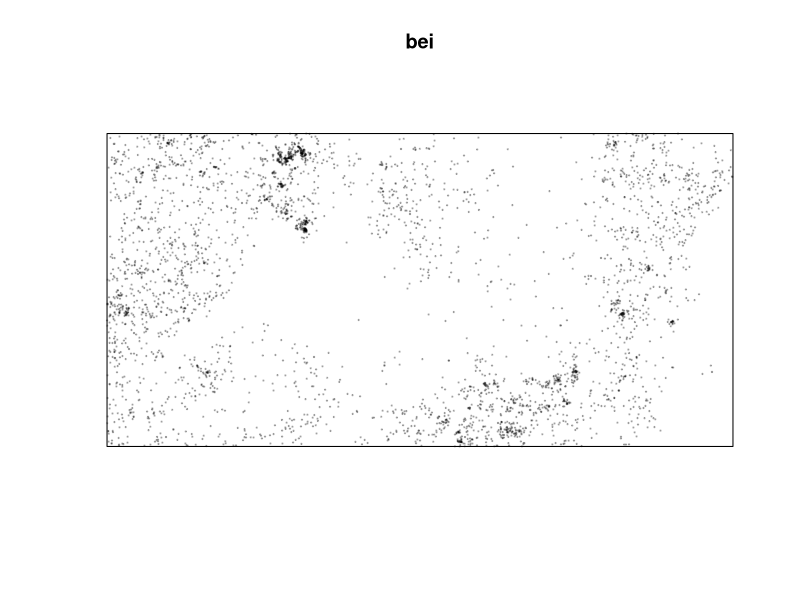
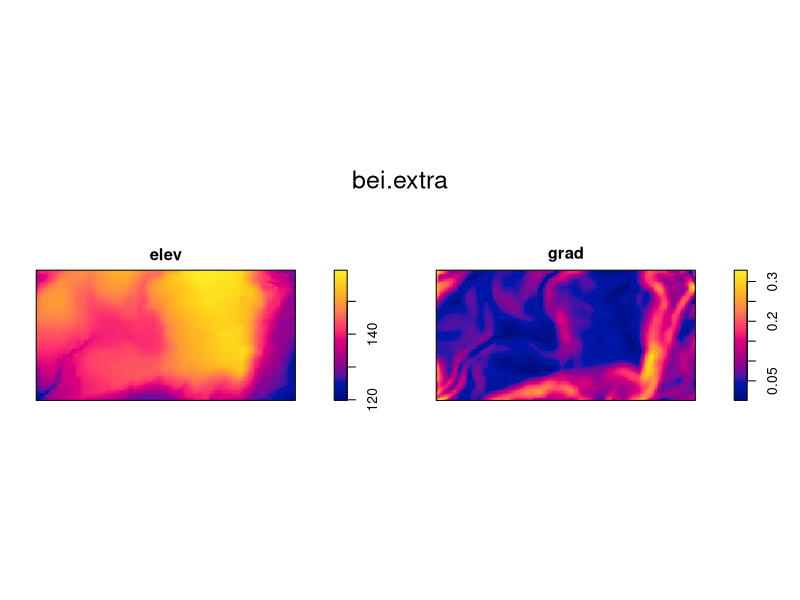
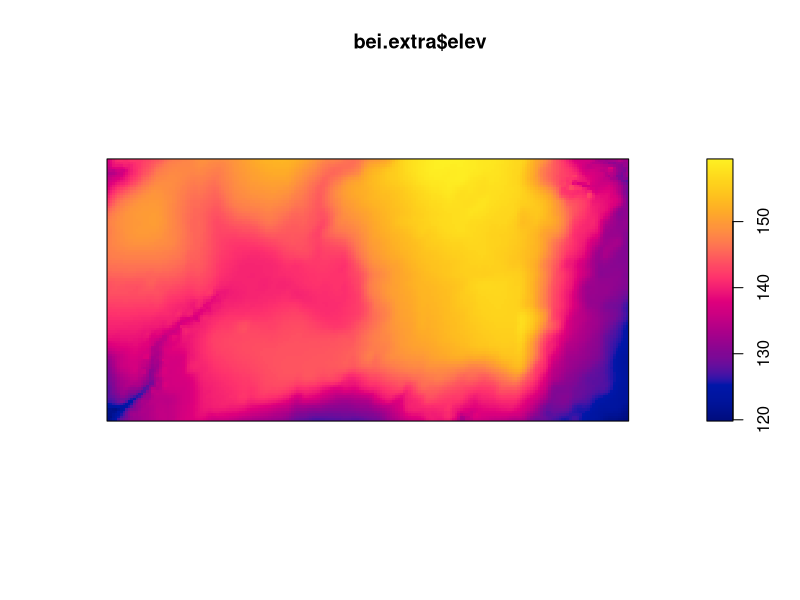
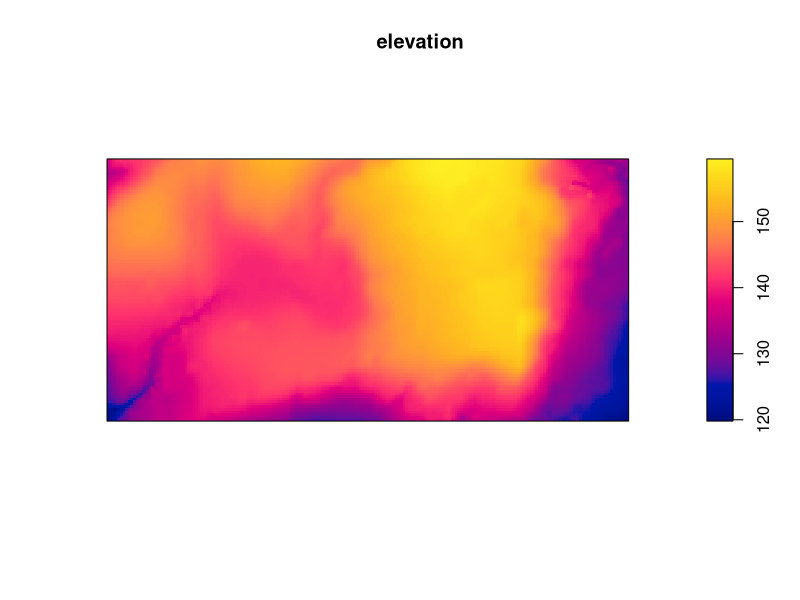
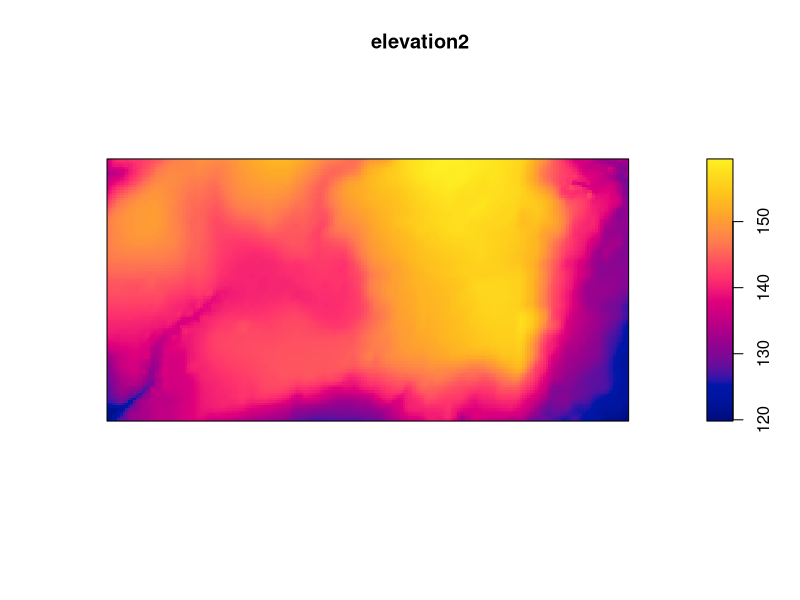
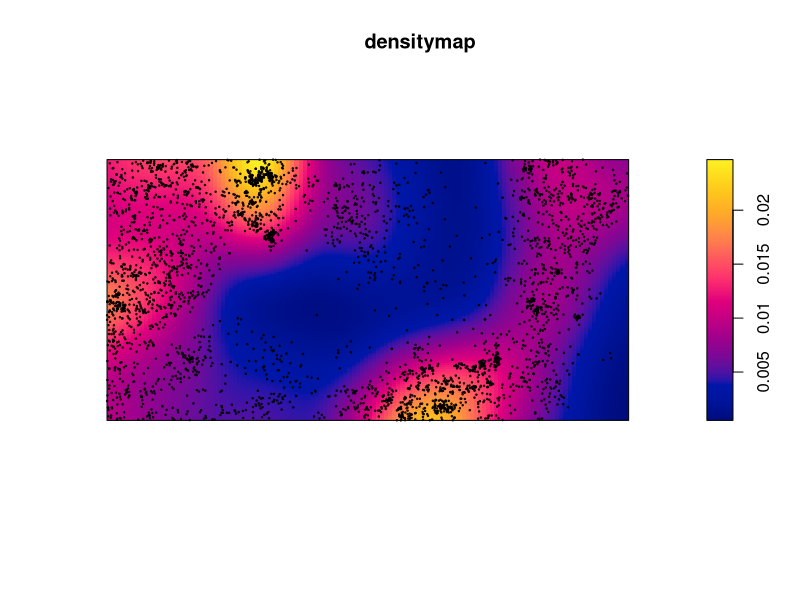
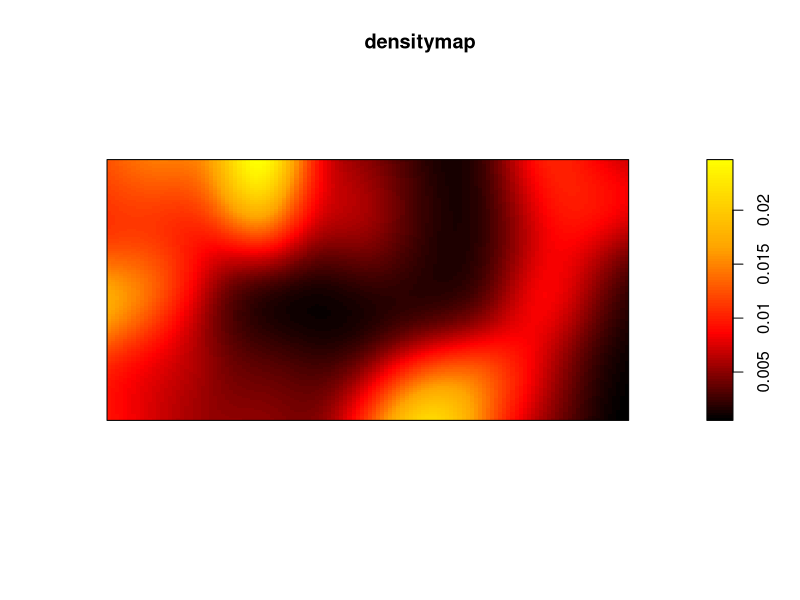
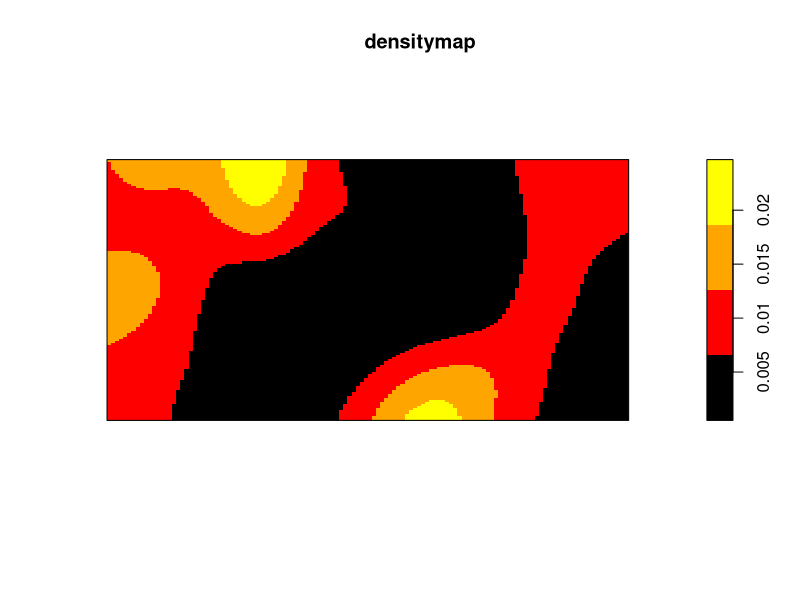

Source code (R) for these figures, in order:
# A package is needed for point pattern analysis. Here is its description: https://cran.r-project.org/web/packages/spatstat/index.html
install.packages("spatstat") # this line is for installing the spatstat library into R
library(spatstat) # that one is for calling it for this particular script

# We will use the bei dataset from the spatstat library. Description: "A point pattern giving the locations of 3605 trees in a tropical rain forest. Accompanied by covariate data giving the elevation (altitude) and slope of elevation in the study region." This description is given as "hover" text when you type "bei" in the console in R studio.

bei # loads the dataset
plot(bei, cex=.2, pch=19) # plots bei as a set of filled up points of size .2

bei.extra # loads the extra datasets attached to bei
plot(bei.extra)

plot(bei.extra$elev) # the '$' selects the elev part of the extra datasets
elevation <- bei.extra$elev
plot(elevation)

# Second method to select elements:
elevation2 <- bei.extra[[1]] # the double parentheses are because bei.extra is a 2D dataset
plot(elevation2)

# Passing from points to a continuous surface:
densitymap <- density(bei) # apparently, the density() function "computes kernel density estimates". I don't know what this means, but I do know we're using it to build a density map
plot(densitymap)
points(bei, cex=.2)

cl <- colorRampPalette(c("black", "red", "orange", "yellow"))(100) # description: "These functions return functions that interpolate a set of given colors to create new color palettes (like topo.colors) and color ramps, functions that map the interval [0, 1] to colors (like grey)." Basically, it creates the color palette
plot(densitymap, col = cl) # plots densitymap with the palette we just created

cl <- colorRampPalette(c("black", "red", "orange", "yellow"))(4) # changes the number of intermediate colors between each of the colors in the array
plot(densitymap, col=cl)

clnew <- colorRampPalette(c("dark blue", "blue", "light blue"))(100) # changes the colors in the palette
plot(densitymap, col=clnew)

elev <- elevation # renaming "elevation" because we're lazy ^^

# Building a multiframe:
par(mfrow = c(1,2)) # creates a multiframe with 1 line and 2 columns. Description of the par function: "par can be used to set or query graphical parameters. Parameters can be set by specifying them as arguments to par in tag = value form, or by passing them as a list of tagged values." Here, we're setting the mfrow parameter

# Plotting densitymap and elev in the multiframe:
plot(densitymap)
plot(elev)
# The first plot appears on the left

par(mfrow = c(2,1)) # creates a multiframe with 2 lines and 1 column.
plot(densitymap)
plot(elev)
# The first plot appears on top

# Plots in a multiframe go from left to right and from top to bottom

par(mfrow = c(1,3))
plot(bei)
plot(densitymap)
plot(elev)
